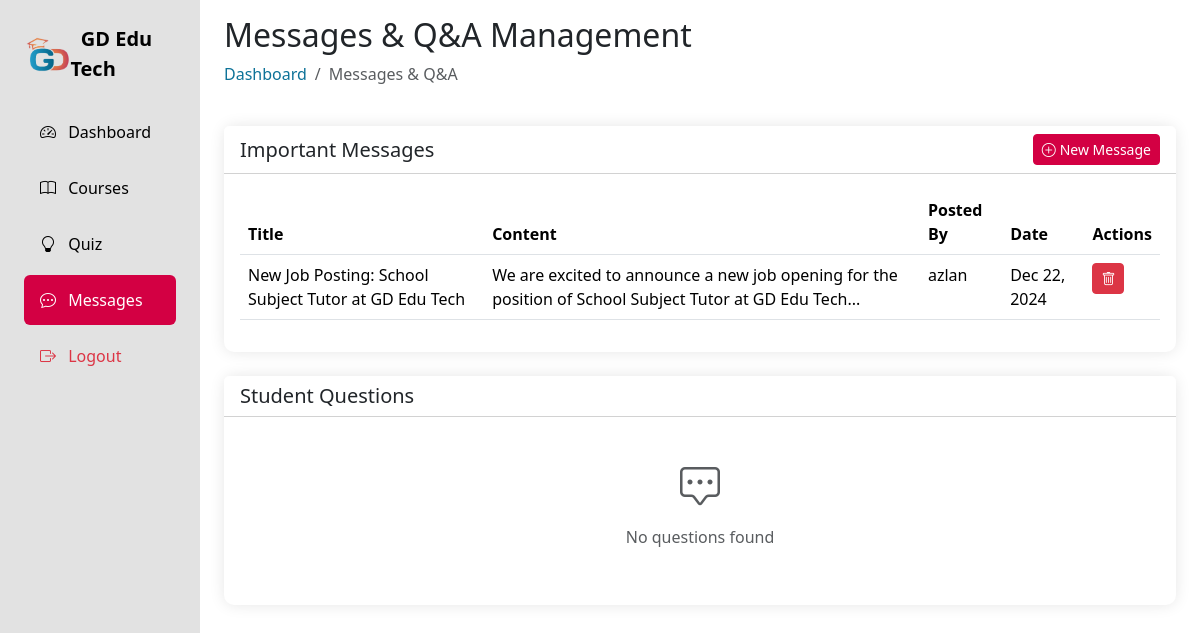
Page /staffPanel/Messages/index.php (signed in) on the committed database.
### tables this page shows
CREATE TABLE `Messages` (
  `message_id` int(11) NOT NULL,
  `title` varchar(255) NOT NULL,
  `content` text NOT NULL,
  `created_by` int(11) DEFAULT NULL,
  `created_at` datetime DEFAULT current_timestamp()
);

CREATE TABLE `Users` (
  `user_id` int(11) NOT NULL,
  `username` varchar(100) NOT NULL,
  `password_hash` varchar(255) NOT NULL,
  `email` varchar(150) NOT NULL,
  `first_name` varchar(100) NOT NULL,
  `last_name` varchar(100) NOT NULL,
  `role` enum('admin','Staff','student') NOT NULL,
  `date_joined` datetime DEFAULT current_timestamp(),
  `profile_image` varchar(255) DEFAULT NULL,
  `status` enum('active','inactive','banned') DEFAULT 'active',
  `created_at` datetime DEFAULT current_timestamp(),
  `updated_at` datetime DEFAULT current_timestamp() ON UPDATE current_timestamp()
);

### staffPanel/Messages/index.php (the view, shortened to what this page needs)
<?php
require_once '../../Configurations/config.php';
?>
<!DOCTYPE html>
<html lang="en">
<head>
    <link href="https://cdn.jsdelivr.net/npm/bootstrap@5.3.2/dist/css/bootstrap.min.css" rel="stylesheet">
    <link rel="stylesheet" href="https://cdn.jsdelivr.net/npm/bootstrap-icons@1.11.1/font/bootstrap-icons.css">
    <link rel="stylesheet" href="../../css/customBoorstrap.css">
    <link rel="stylesheet" href="../../adminPanel/css/style.css">
</head>
<body>
    <div class="container-fluid">
        <div class="row">
            <div class="col-auto col-md-3 col-xl-2 px-sm-2 px-0 sidebar">
                <div class="d-flex flex-column align-items-center align-items-sm-start px-3 pt-2 min-vh-100">
                    <a href="#" class="d-flex align-items-center pb-3 mb-md-1 mt-md-3 me-md-auto text-white text-decoration-none">
                        <span class="fs-5 fw-bolder" style="display: flex;align-items:center;color:black;"><img height="35px" src="../../images/edutechLogo.png" alt="">&nbsp; GD Edu Tech</span>
                    </a>
                    <ul class="nav nav-pills flex-column mb-sm-auto mb-0 align-items-center align-items-sm-start w-100" id="menu">
                        <li class="w-100">
                            <a href="../" class="nav-link">
                                <i class="bi bi-speedometer2 me-2"></i> Dashboard
                            </a>
                        </li>
                        <li class="w-100">
                            <a href="../Courses/" class="nav-link">
                                <i class="bi bi-book me-2"></i> Courses
                            </a>
                        </li>
                        <li class="w-100">
                            <a href="../Quiz/" class="nav-link">
                                <i class="bi bi-lightbulb me-2"></i> Quiz
                            </a>
                        </li>
                        <li class="w-100">
                            <a href="./" class="nav-link active">
                                <i class="bi bi-chat-dots me-2"></i> Messages
                            </a>
                        </li>
                        <li class="w-100 mt-auto">
                            <a href="../logout.php" class="nav-link text-danger">
                                <i class="bi bi-box-arrow-right me-2"></i> Logout
                            </a>
                        </li>
                    </ul>
                </div>
            </div>
            <div class="col py-3">
                <div class="container-fluid">
                    <div class="row mb-4">
                        <div class="col">
                            <h2>Messages & Q&A Management</h2>
                            <nav aria-label="breadcrumb">
                                <ol class="breadcrumb">
                                    <li class="breadcrumb-item"><a href="../">Dashboard</a></li>
                                    <li class="breadcrumb-item active">Messages & Q&A</li>
                                </ol>
                            </nav>
                        </div>
                    </div>
                    <div class="row mb-4">
                        <div class="col-12">
                            <div class="card">
                                <div class="card-header bg-white d-flex justify-content-between align-items-center">
                                    <h5 class="card-title mb-0">Important Messages</h5>
                                    <button class="btn btn-primary btn-sm" data-bs-toggle="modal" data-bs-target="#newMessageModal">
                                        <i class="bi bi-plus-circle me-1"></i>New Message
                                    </button>
                                </div>
                                <div class="card-body">
                                    <?php
                                    $messages_query = "
                                        SELECT m.*, u.username, u.role
                                        FROM Messages m
                                        JOIN Users u ON m.created_by = u.user_id
                                        ORDER BY m.created_at DESC
                                    ";
                                    $messages_result = mysqli_query($conn, $messages_query);
                                    if ($messages_result && mysqli_num_rows($messages_result) > 0):
                                    ?>
                                        <div class="table-responsive">
                                            <table class="table table-hover">
                                                <thead>
                                                    <tr>
                                                        <th>Title</th>
                                                        <th>Content</th>
                                                        <th>Posted By</th>
                                                        <th>Date</th>
                                                        <th>Actions</th>
                                                    </tr>
                                                </thead>
                                                <tbody>
                                                    <?php while ($message = mysqli_fetch_assoc($messages_result)): ?>
                                                        <tr>
                                                            <td><?php echo htmlspecialchars($message['title']); ?></td>
                                                            <td><?php echo htmlspecialchars(substr($message['content'], 0, 100)) . '...'; ?></td>
                                                            <td><?php echo htmlspecialchars($message['username']); ?></td>
                                                            <td><?php echo date('M d, Y', strtotime($message['created_at'])); ?></td>
                                                            <td>
                                                                <button class="btn btn-sm btn-danger" onclick="deleteMessage(<?php echo $message['message_id']; ?>)">
                                                                    <i class="bi bi-trash"></i>
                                                                </button>
                                                            </td>
                                                        </tr>
                                                    <?php endwhile; ?>
                                                </tbody>
                                            </table>
                                        </div>
                                    <?php endif; ?>
                                </div>
                            </div>
                        </div>
                    </div>
                    <div class="row">
                        <div class="col-12">
                            <div class="card">
                                <div class="card-header bg-white">
                                    <h5 class="card-title mb-0">Student Questions</h5>
                                </div>
                                <div class="card-body">
                                    <?php
                                    $questions_query = "
                                        SELECT
                                            q.*,
                                            u.username as asker_name,
                                            sa.content as answer_content,
                                            au.username as answerer_name,
                                            au.role as answerer_role
                                        FROM StudentQuestions q
                                        LEFT JOIN Users u ON q.user_id = u.user_id
                                        LEFT JOIN StudentAnswers sa ON q.question_id = sa.question_id
                                        LEFT JOIN Users au ON sa.user_id = au.user_id
                                        WHERE q.status = 'open'
                                        ORDER BY q.created_at DESC
                                    ";
                                    $questions_result = mysqli_query($conn, $questions_query);
                                    if ($questions_result && mysqli_num_rows($questions_result) > 0):
                                        while ($qa = mysqli_fetch_assoc($questions_result)):
                                    ?>
                                        <div class="qa-item p-3 border-bottom">
                                            <div class="d-flex justify-content-between align-items-center mb-2">
                                                <h6 class="mb-0"><?php echo htmlspecialchars($qa['title']); ?></h6>
                                                <span class="badge <?php echo $qa['status'] === 'answered' ? 'bg-success' : 'bg-warning'; ?>">
                                                    <?php echo ucfirst($qa['status']); ?>
                                                </span>
                                            </div>
                                            <p class="mb-2"><?php echo nl2br(htmlspecialchars($qa['content'])); ?></p>
                                            <small class="text-muted d-block mb-2">
                                                Asked by <?php echo htmlspecialchars($qa['asker_name']); ?> •
                                                <?php echo date('M d, Y', strtotime($qa['created_at'])); ?>
                                            </small>
                                            <?php if ($qa['answer_content']): ?>
                                            <?php else: ?>
                                                <button class="btn btn-primary btn-sm mt-2"
                                                        onclick="showAnswerModal(<?php echo $qa['question_id']; ?>)">
                                                    <i class="bi bi-reply me-1"></i>Answer Question
                                                </button>
                                            <?php endif; ?>
                                        </div>
                                    <?php
                                        endwhile;
                                    else:
                                    ?>
                                        <div class="text-center py-4">
                                            <i class="bi bi-chat-square-dots fs-1 text-muted"></i>
                                            <p class="text-muted mt-2">No questions found</p>
                                        </div>
                                    <?php endif; ?>
                                </div>
                            </div>
                        </div>
                    </div>
                </div>
            </div>
        </div>
    </div>
</body>
</html>

### css/customBoorstrap.css (style rules this page uses)
:root { --primary-color: #cb4d55; --secondary-color: #d6624e; --accent-color: #0d7298; --gradient-start: #0d7298; --gradient-end: #1d91bb; }
.btn-primary { background: linear-gradient(45deg, var(--accent-color), var(--gradient-start), var(--gradient-end)) !important; border-color: var(--accent-color) !important; }
.breadcrumb-item a { text-decoration: none; color: var(--accent-color); }

### adminPanel/css/style.css (style rules this page uses)
.sidebar { background: #e2e2e2 !important; min-height: 100vh; color: white; }
.nav-link { color:black; padding: 0.8rem 1rem; margin: 0.2rem 0; border-radius: 0.5rem; }
.nav-link.active { background: #d30043 !important; color: white; }
.card { border: none; border-radius: 10px; box-shadow: 0 0 15px rgba(0, 0, 0, 0.1); }
.btn-primary { background:#d30043 !important ; border-color: #d30043 !important; }

### rows in the picture
messages: title "New Job Posting: School Subject Tutor at GD Edu Tech", content "We are excited to announce a new job opening for the position of School Subject Tutor at GD Edu Tech", created_by.username "azlan", created_at "Dec 22, 2024"
